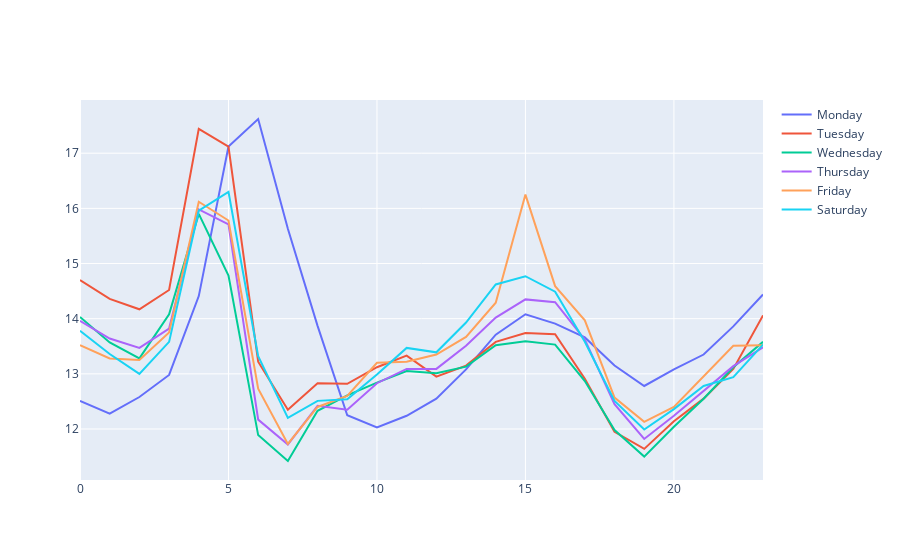

The cell this chart's notebook holds for it:
### Code cell
#2-The average fare
df_average_fare_2015 = df_2015.groupBy(df_2015.week_day_number,df_2015.hour).agg(fn.round(fn.avg(col("fare_amount")),2).alias("avg_fare")).orderBy(df_2015.hour.asc())
fig1_fare = plot_time_serie(df_average_fare_2015,"avg_fare")
fig1_fare.show()
